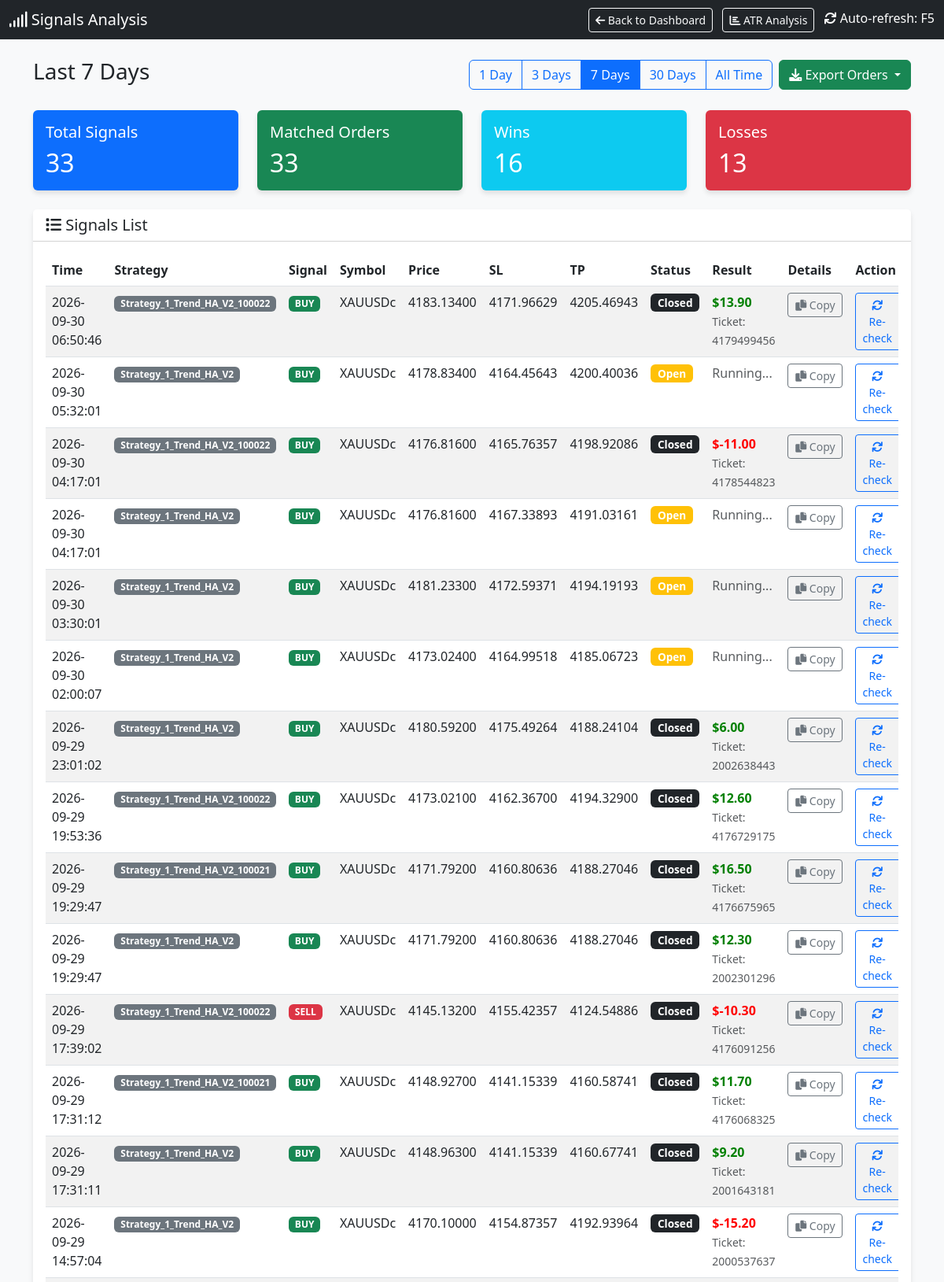
The app's page /signals (upper part) with its own data.
### tables this page shows
CREATE TABLE signals (
                id INTEGER PRIMARY KEY AUTOINCREMENT,
                timestamp DATETIME DEFAULT CURRENT_TIMESTAMP,
                strategy_name TEXT,
                symbol TEXT,
                signal_type TEXT,
                price REAL,
                sl REAL,
                tp REAL,
                indicators TEXT,
                status TEXT
            , account_id INTEGER DEFAULT 0);

CREATE TABLE orders (
                ticket INTEGER PRIMARY KEY,
                strategy_name TEXT,
                symbol TEXT,
                order_type TEXT,
                volume REAL,
                open_price REAL,
                sl REAL,
                tp REAL,
                open_time DATETIME,
                close_price REAL,
                profit REAL,
                comment TEXT
            , account_id INTEGER DEFAULT 0, close_time DATETIME, initial_sl REAL);

### dashboard.py (the view)
@app.route('/signals')
def signals_page():
    cur = get_db().cursor()
    days_param = request.args.get('days', '7')  # Default 7 days
    if days_param == "all":
        days = 36500
        filter_label = "All Time"
    else:
        try:
            days = int(days_param)
            filter_label = f"Last {days} Days"
        except:
            days = 7
            filter_label = "Last 7 Days"
    cutoff_date = datetime.now() - timedelta(days=days)
    cutoff_str = cutoff_date.strftime("%Y-%m-%d %H:%M:%S")
    cur.execute("SELECT * FROM signals WHERE timestamp >= ? ORDER BY timestamp DESC", (cutoff_str,))
    signals = cur.fetchall()
    signals_with_status = []
    for sig in signals:
        signal_dict = dict(sig)
        try:
            sig_timestamp = sig['timestamp']
            if isinstance(sig_timestamp, str):
                try:
                    sig_time = datetime.strptime(sig_timestamp, '%Y-%m-%d %H:%M:%S')
                except:
                    try:
                        sig_time = datetime.strptime(sig_timestamp, '%Y-%m-%d %H:%M:%S.%f')
                    except:
                        sig_time = datetime.fromisoformat(sig_timestamp.replace('Z', '+00:00'))
            else:
                sig_time = datetime.fromtimestamp(sig_timestamp)
            time_lower = (sig_time - timedelta(seconds=30)).strftime('%Y-%m-%d %H:%M:%S')
            time_upper = (sig_time + timedelta(seconds=30)).strftime('%Y-%m-%d %H:%M:%S')
        except Exception as e:
            time_lower = None
            time_upper = None
        matching_order = None
        if time_lower and time_upper:
            try:
                cur.execute("""
                    SELECT * FROM orders
                    WHERE strategy_name = ?
                    AND symbol = ?
                    AND order_type = ?
                    AND open_time BETWEEN ? AND ?
                    ORDER BY ABS(open_price - ?) ASC
                    LIMIT 1
                """, (sig['strategy_name'], sig['symbol'], sig['signal_type'], time_lower, time_upper, sig['price']))
                matching_order = cur.fetchone()
            except Exception as e:
                pass
        if matching_order:
            signal_dict['order_ticket'] = matching_order['ticket']
            signal_dict['order_profit'] = matching_order['profit']
            signal_dict['order_status'] = 'closed' if matching_order['profit'] is not None else 'open'
            signal_dict['has_order'] = True
        else:
            signal_dict['order_ticket'] = None
            signal_dict['order_profit'] = None
            signal_dict['order_status'] = 'not_found'
            signal_dict['has_order'] = False
        signals_with_status.append(signal_dict)
    total_signals = len(signals_with_status)
    matched_orders = len([s for s in signals_with_status if s['has_order']])
    wins = len([s for s in signals_with_status if s['has_order'] and s['order_profit'] is not None and s['order_profit'] > 0])
    losses = len([s for s in signals_with_status if s['has_order'] and s['order_profit'] is not None and s['order_profit'] < 0])
    cur.execute("SELECT DISTINCT strategy_name FROM orders ORDER BY strategy_name")
    strategies = [row['strategy_name'] for row in cur.fetchall()]
    return render_template('signals.html',
                         signals=signals_with_status,
                         total_signals=total_signals,
                         matched_orders=matched_orders,
                         wins=wins,
                         losses=losses,
                         current_filter=days_param,
                         filter_label=filter_label,
                         strategies=strategies)

### dashboard.py (called while the page is built)
def get_db():
    db = getattr(g, '_database', None)
    if db is None:
        db = g._database = sqlite3.connect(DB_PATH)
        db.row_factory = sqlite3.Row
    return db

@app.teardown_appcontext
def close_connection(exception):
    db = getattr(g, '_database', None)
    if db is not None:
        db.close()

### templates/signals.html (shortened to what this page needs)
<!DOCTYPE html>
<html lang="en">
<head>
    <link href="https://cdn.jsdelivr.net/npm/bootstrap@5.3.0/dist/css/bootstrap.min.css" rel="stylesheet">
    <link href="https://cdnjs.cloudflare.com/ajax/libs/font-awesome/6.0.0/css/all.min.css" rel="stylesheet">
</head>
<body>
    <nav class="navbar navbar-dark bg-dark mb-4">
        <div class="container-fluid">
            <span class="navbar-brand mb-0 h1"><i class="fas fa-signal"></i> Signals Analysis</span>
            <div>
                <a href="/" class="btn btn-outline-light btn-sm me-2">
                    <i class="fas fa-arrow-left"></i> Back to Dashboard
                </a>
                <a href="/atr_analysis" class="btn btn-outline-light btn-sm me-2">
                    <i class="fas fa-chart-bar"></i> ATR Analysis
                </a>
                <span class="text-white"><i class="fas fa-sync"></i> Auto-refresh: F5</span>
            </div>
        </div>
    </nav>
    <div class="container mb-4">
        <div class="d-flex justify-content-between align-items-center">
            <h3>{{ filter_label }}</h3>
            <div class="d-flex gap-2">
                <div class="btn-group" role="group">
                    <a href="/signals?days=1" class="btn btn-outline-primary {% if current_filter == '1' %}active{% endif %}">1 Day</a>
                    <a href="/signals?days=3" class="btn btn-outline-primary {% if current_filter == '3' %}active{% endif %}">3 Days</a>
                    <a href="/signals?days=7" class="btn btn-outline-primary {% if current_filter == '7' %}active{% endif %}">7 Days</a>
                    <a href="/signals?days=30" class="btn btn-outline-primary {% if current_filter == '30' %}active{% endif %}">30 Days</a>
                    <a href="/signals?days=all" class="btn btn-outline-primary {% if current_filter == 'all' %}active{% endif %}">All Time</a>
                </div>
                <div class="btn-group" role="group">
                    <button type="button" class="btn btn-success dropdown-toggle" data-bs-toggle="dropdown" aria-expanded="false" title="Export orders to CSV">
                        <i class="fas fa-download"></i> Export Orders
                    </button>
                </div>
            </div>
        </div>
    </div>
    <div class="container">
        <div class="row mb-4">
            <div class="col-md-3">
                <div class="card bg-primary text-white">
                    <div class="card-body">
                        <h5 class="card-title">Total Signals</h5>
                        <h2 class="card-text">{{ total_signals }}</h2>
                    </div>
                </div>
            </div>
            <div class="col-md-3">
                <div class="card bg-success text-white">
                    <div class="card-body">
                        <h5 class="card-title">Matched Orders</h5>
                        <h2 class="card-text">{{ matched_orders }}</h2>
                    </div>
                </div>
            </div>
            <div class="col-md-3">
                <div class="card bg-info text-white">
                    <div class="card-body">
                        <h5 class="card-title">Wins</h5>
                        <h2 class="card-text">{{ wins }}</h2>
                    </div>
                </div>
            </div>
            <div class="col-md-3">
                <div class="card bg-danger text-white">
                    <div class="card-body">
                        <h5 class="card-title">Losses</h5>
                        <h2 class="card-text">{{ losses }}</h2>
                    </div>
                </div>
            </div>
        </div>
        <div class="card">
            <div class="card-header bg-white">
                <h5 class="mb-0"><i class="fas fa-list"></i> Signals List</h5>
            </div>
            <div class="card-body">
                <div class="table-responsive">
                    <table class="table table-hover table-striped">
                        <thead>
                            <tr>
                                <th>Time</th>
                                <th>Strategy</th>
                                <th>Signal</th>
                                <th>Symbol</th>
                                <th>Price</th>
                                <th>SL</th>
                                <th>TP</th>
                                <th>Status</th>
                                <th>Result</th>
                                <th>Details</th>
                                <th>Action</th>
                            </tr>
                        </thead>
                        <tbody>
                            {% for sig in signals %}
                            <tr class="signal-row" id="signal-row-{{ sig.id }}">
                                <td>{{ sig.timestamp }}</td>
                                <td><span class="badge bg-secondary">{{ sig.strategy_name }}</span></td>
                                <td>
                                    {% if sig.signal_type == 'BUY' %}
                                    <span class="badge badge-buy">BUY</span>
                                    {% else %}
                                    <span class="badge badge-sell">SELL</span>
                                    {% endif %}
                                </td>
                                <td>{{ sig.symbol }}</td>
                                <td>{{ "%.5f"|format(sig.price) }}</td>
                                <td>{{ "%.5f"|format(sig.sl) if sig.sl else '-' }}</td>
                                <td>{{ "%.5f"|format(sig.tp) if sig.tp else '-' }}</td>
                                <td id="status-{{ sig.id }}">
                                    {% if sig.has_order %}
                                        {% if sig.order_status == 'closed' %}
                                            <span class="badge bg-dark status-badge">Closed</span>
                                        {% else %}
                                            <span class="badge bg-warning status-badge">Open</span>
                                        {% endif %}
                                    {% else %}
                                        <span class="badge bg-secondary status-badge">Not Found</span>
                                    {% endif %}
                                </td>
                                <td id="result-{{ sig.id }}">
                                    {% if sig.has_order and sig.order_profit is not none %}
                                        <span class="{% if sig.order_profit >= 0 %}profit-pos{% else %}profit-neg{% endif %}">
                                            ${{ "%.2f"|format(sig.order_profit) }}
                                        </span>
                                        <br>
                                        <small class="text-muted">Ticket: {{ sig.order_ticket }}</small>
                                    {% elif sig.has_order %}
                                        <span class="text-muted">Running...</span>
                                    {% else %}
                                        <span class="text-muted">-</span>
                                    {% endif %}
                                </td>
                                <td id="details-{{ sig.id }}">
                                    <button class="btn btn-sm btn-outline-secondary copy-details-btn"
                                            data-signal-id="{{ sig.id }}"
                                            data-signal-data='{{ sig|tojson }}'
                                            title="Copy signal details">
                                        <i class="fas fa-copy"></i> Copy
                                    </button>
                                </td>
                                <td id="action-{{ sig.id }}">
                                    <div class="btn-group" role="group">
                                        {% if not sig.has_order %}
                                            <button class="btn btn-sm btn-primary check-mt5-btn" data-signal-id="{{ sig.id }}">
                                                <i class="fas fa-search"></i> Check MT5
                                            </button>
                                        {% else %}
                                            <button class="btn btn-sm btn-outline-primary check-mt5-btn" data-signal-id="{{ sig.id }}">
                                                <i class="fas fa-sync"></i> Re-check
                                            </button>
                                        {% endif %}
                                    </div>
                                </td>
                            </tr>
                            {% endfor %}
                        </tbody>
                    </table>
                </div>
            </div>
        </div>
    </div>
</body>
</html>

### templates/signals.html (style rules this page uses)
body { background-color: #f8f9fa; }
.card { box-shadow: 0 4px 6px rgba(0, 0, 0, 0.1); border: none; }
.profit-pos { color: green; font-weight: bold; }
.profit-neg { color: red; font-weight: bold; }
.badge-buy { background-color: #198754; }
.badge-sell { background-color: #dc3545; }
.status-badge { font-size: 0.85em; padding: 0.35em 0.65em; }
.signal-row { transition: background-color 0.2s; }
.copy-details-btn { min-width: 70px; }

### records on screen
signals: timestamp "2026-09-30 06:50:46", strategy_name "Strategy_1_Trend_HA_V2_100022", symbol "XAUUSDc", price "4183.13400", sl "4171.96629", tp "4205.46943"
orders: order_profit "13.90", order_ticket "4179499456"
signals: timestamp "2026-09-30 05:32:01", strategy_name "Strategy_1_Trend_HA_V2", symbol "XAUUSDc", price "4178.83400", sl "4164.45643", tp "4200.40036"
signals: timestamp "2026-09-30 04:17:01", strategy_name "Strategy_1_Trend_HA_V2_100022", symbol "XAUUSDc", price "4176.81600", sl "4165.76357", tp "4198.92086"
orders: order_profit "-11.00", order_ticket "4178544823"
signals: timestamp "2026-09-30 04:17:01", strategy_name "Strategy_1_Trend_HA_V2", symbol "XAUUSDc", price "4176.81600", sl "4167.33893", tp "4191.03161"
signals: timestamp "2026-09-30 03:30:01", strategy_name "Strategy_1_Trend_HA_V2", symbol "XAUUSDc", price "4181.23300", sl "4172.59371", tp "4194.19193"
signals: timestamp "2026-09-30 02:00:07", strategy_name "Strategy_1_Trend_HA_V2", symbol "XAUUSDc", price "4173.02400", sl "4164.99518", tp "4185.06723"
signals: timestamp "2026-09-29 23:01:02", strategy_name "Strategy_1_Trend_HA_V2", symbol "XAUUSDc", price "4180.59200", sl "4175.49264", tp "4188.24104"
orders: order_profit "6.00", order_ticket "2002638443"
signals: timestamp "2026-09-29 19:53:36", strategy_name "Strategy_1_Trend_HA_V2_100022", symbol "XAUUSDc", price "4173.02100", sl "4162.36700", tp "4194.32900"
orders: order_profit "12.60", order_ticket "4176729175"
signals: timestamp "2026-09-29 19:29:47", strategy_name "Strategy_1_Trend_HA_V2_100021", symbol "XAUUSDc", price "4171.79200", sl "4160.80636", tp "4188.27046"
orders: order_profit "16.50", order_ticket "4176675965"
signals: timestamp "2026-09-29 19:29:47", strategy_name "Strategy_1_Trend_HA_V2", symbol "XAUUSDc", price "4171.79200", sl "4160.80636", tp "4188.27046"
orders: order_profit "12.30", order_ticket "2002301296"
signals: timestamp "2026-09-29 17:39:02", strategy_name "Strategy_1_Trend_HA_V2_100022", symbol "XAUUSDc", price "4145.13200", sl "4155.42357", tp "4124.54886"
orders: order_profit "-10.30", order_ticket "4176091256"
signals: timestamp "2026-09-29 17:31:12", strategy_name "Strategy_1_Trend_HA_V2_100021", symbol "XAUUSDc", price "4148.92700", sl "4141.15339", tp "4160.58741"
orders: order_profit "11.70", order_ticket "4176068325"
signals: timestamp "2026-09-29 17:31:11", strategy_name "Strategy_1_Trend_HA_V2", symbol "XAUUSDc", price "4148.96300", sl "4141.15339", tp "4160.67741"
orders: order_profit "9.20", order_ticket "2001643181"
signals: timestamp "2026-09-29 14:57:04", strategy_name "Strategy_1_Trend_HA_V2", symbol "XAUUSDc", price "4170.10000", sl "4154.87357", tp "4192.93964"
orders: order_profit "-15.20", order_ticket "2000537637"

### other values on screen
{{ filter_label }} "Last 7 Days"
{{ total_signals }} "33"
{{ matched_orders }} "33"
{{ wins }} "16"
{{ losses }} "13"
